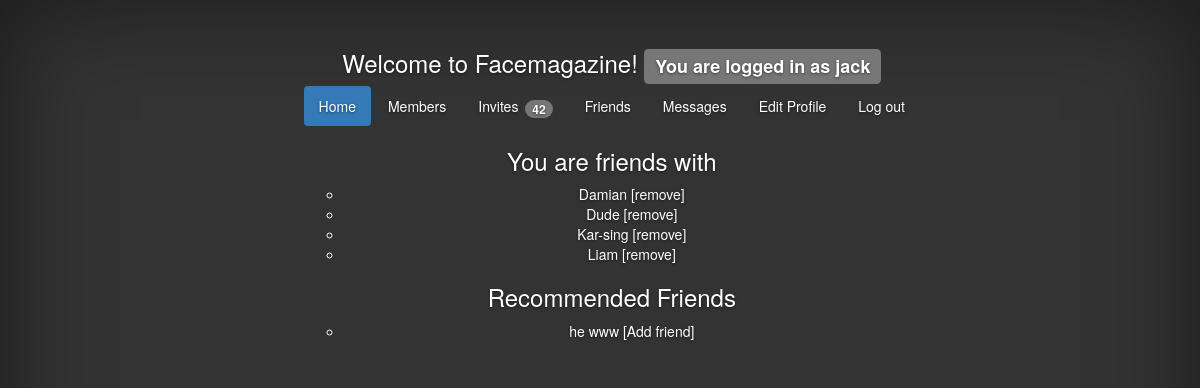
/social/friends/ (signed in), run on the app's committed database.
### social/models.py (models this page shows)
class Member(models.Model):
    username = models.CharField(max_length=16,primary_key=True)
    password = models.CharField(max_length=16)
    profile = models.OneToOneField(Profile, null=True)
    following = models.ManyToManyField("self", symmetrical=True)
    def __str__(self):
        return self.username

### social/views.py (the view)
    def test(request):
        if 'username' in request.session:
            return f(request)
        else:
            template = loader.get_template('social/not-logged-in.html')
            context = RequestContext(request, {})
            return HttpResponse(template.render(context))

### social/views.py (called while the page is built)
def loggedin(f):
    def test(request):
        if 'username' in request.session:
            return f(request)
        else:
            template = loader.get_template('social/not-logged-in.html')
            context = RequestContext(request, {})
            return HttpResponse(template.render(context))
    return test

### social/templates/social/friends.html
{% extends "social/base.html" %}
{% block content %}
<div class='main'>
{% if following %}
	<h3>You are friends with</h3>
	<ul>
	{% for member in following %}
		<li> <a href="/social/members/?view={{ member.username }}"> {{ member.username }} </a>
        [<a href="/social/friends/?unfriend={{ member.username }}">remove</a>]
	{% endfor %}
	</ul>
    	<h3>Recommended Friends</h3>
	<ul>
	{% for member in recommended %}
		<li> <a href="/social/members/?view={{ member.username }}"> {{ member.username }} </a>
        [<a href="?invite={{ member.username }}">Add friend</a>] </li>
	{% endfor %}
	</ul>
{% endif %}
<br>
</div>
{% endblock %}

### social/static/social/cover.css (style rules this page uses)
a, a:focus, a:hover { color: #fff; }
html, body { height: 100%; background-color: #333; }
body { color: #fff; text-align: center; text-shadow: 0 1px 3px rgba(0,0,0,.5); }

### data on the page
Member: username "Damian"
Member: username "Dude"
Member: username "Kar-sing"
Member: username "Liam"
Member: username "he www"

### other printed values
{{ username }} "jack"
